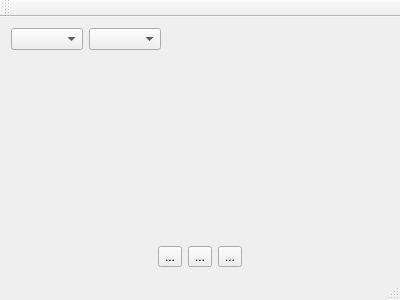
<?xml version="1.0" encoding="UTF-8"?>
<ui version="4.0">
 <class>MainWindow</class>
 <widget class="QMainWindow" name="MainWindow">
  <property name="geometry">
   <rect>
    <x>0</x>
    <y>0</y>
    <width>400</width>
    <height>300</height>
   </rect>
  </property>
  <property name="windowTitle">
   <string>MainWindow</string>
  </property>
  <widget class="QWidget" name="centralWidget">
   <layout class="QVBoxLayout" name="verticalLayout" stretch="0,1,2,1,0">
    <item>
     <layout class="QHBoxLayout" name="horizontalLayout">
      <item>
       <widget class="QComboBox" name="hostApiList"/>
      </item>
      <item>
       <widget class="QComboBox" name="deviceList"/>
      </item>
      <item>
       <spacer name="horizontalSpacer_3">
        <property name="orientation">
         <enum>Qt::Horizontal</enum>
        </property>
        <property name="sizeHint" stdset="0">
         <size>
          <width>40</width>
          <height>20</height>
         </size>
        </property>
       </spacer>
      </item>
     </layout>
    </item>
    <item>
     <widget class="WaveformWidget" name="waveformView" native="true"/>
    </item>
    <item>
     <widget class="QWidget" name="spectrogram" native="true"/>
    </item>
    <item>
     <widget class="QWidget" name="waveformZoom" native="true"/>
    </item>
    <item>
     <layout class="QHBoxLayout" name="horizontalLayout_2">
      <item>
       <spacer name="horizontalSpacer">
        <property name="orientation">
         <enum>Qt::Horizontal</enum>
        </property>
        <property name="sizeHint" stdset="0">
         <size>
          <width>40</width>
          <height>20</height>
         </size>
        </property>
       </spacer>
      </item>
      <item>
       <widget class="QToolButton" name="rewindButton">
        <property name="text">
         <string>...</string>
        </property>
        <property name="icon">
         <iconset theme="QStyle::SP_MediaPlay">
          <normaloff/>
         </iconset>
        </property>
        <property name="shortcut">
         <string>Left</string>
        </property>
       </widget>
      </item>
      <item>
       <widget class="QToolButton" name="playButton">
        <property name="text">
         <string>...</string>
        </property>
        <property name="shortcut">
         <string>Space</string>
        </property>
       </widget>
      </item>
      <item>
       <widget class="QToolButton" name="fastForwardButton">
        <property name="text">
         <string>...</string>
        </property>
        <property name="shortcut">
         <string>Right</string>
        </property>
       </widget>
      </item>
      <item>
       <spacer name="horizontalSpacer_2">
        <property name="orientation">
         <enum>Qt::Horizontal</enum>
        </property>
        <property name="sizeHint" stdset="0">
         <size>
          <width>40</width>
          <height>20</height>
         </size>
        </property>
       </spacer>
      </item>
     </layout>
    </item>
   </layout>
  </widget>
  <widget class="QMenuBar" name="menuBar">
   <property name="geometry">
    <rect>
     <x>0</x>
     <y>0</y>
     <width>400</width>
     <height>21</height>
    </rect>
   </property>
  </widget>
  <widget class="QToolBar" name="mainToolBar">
   <attribute name="toolBarArea">
    <enum>TopToolBarArea</enum>
   </attribute>
   <attribute name="toolBarBreak">
    <bool>false</bool>
   </attribute>
  </widget>
  <widget class="QStatusBar" name="statusBar"/>
 </widget>
 <layoutdefault spacing="6" margin="11"/>
 <customwidgets>
  <customwidget>
   <class>WaveformWidget</class>
   <extends>QWidget</extends>
   <header>waveformwidget.h</header>
   <container>1</container>
  </customwidget>
 </customwidgets>
 <resources/>
 <connections/>
</ui>
